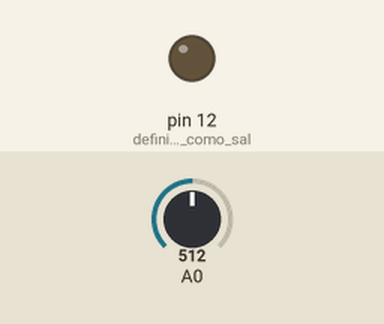
Recording of a sketch running on a simulated Arduino Uno, built with avr-gcc and run on an emulated ATmega328P. Parts: output pins drawn as LEDs (lit = HIGH). The inputs (shaded band) are chosen by the test bench; at power-on: A0 = 512.

Above: at 1.2 s.
1.3 s: A0 set to 493
At 1.9 s:
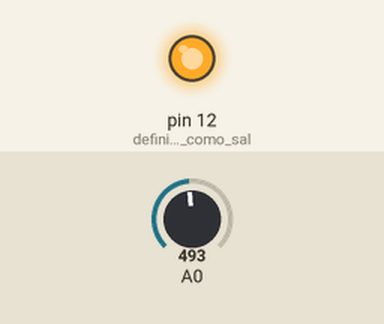
2.8 s: A0 set to 510
At 4.0 s:
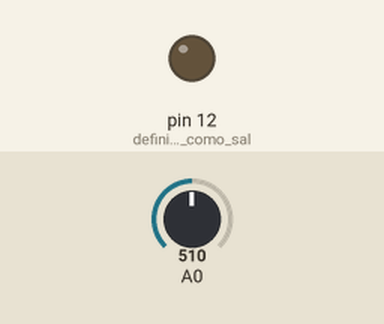
4.3 s: A0 set to 490
At 5.3 s:
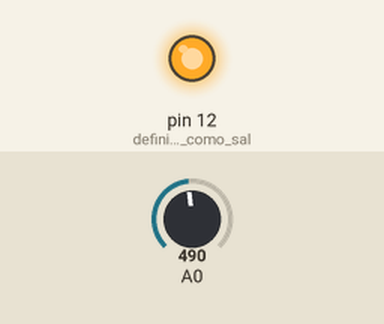
Timing chart, 0 to 7.3 s (numbered marks = the images above; inputs shaded):
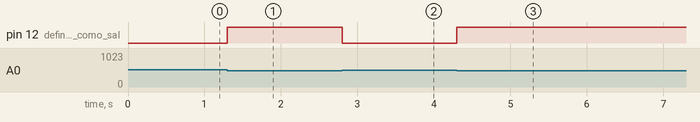

Measured:
- the behaviour switches between 501 and 500 on A0 (found by bisection; images 0 and 1)
- after the input at 1.3 s, pin 12 (definimos_pin_12_como_sal): LOW → HIGH at once
- after the input at 2.8 s, pin 12 (definimos_pin_12_como_sal): HIGH → LOW at once
- after the input at 4.3 s, pin 12 (definimos_pin_12_como_sal): LOW → HIGH at once

The sketch:

tanque_automatico.ino
```cpp
void setup() {
  pinMode(12,OUTPUT); //definimos pin 12 como salida
}

void loop() {
  int nivel = analogRead(A0); //creamos la variable nivel
  if(nivel<=500){ //corroboramos si el nivel es mayor a 500
    digitalWrite(12,HIGH); //encendemos el LED
  }
  else{ //de lo contrario
    digitalWrite(12,LOW); //apagamos el LED
  }

}
```
